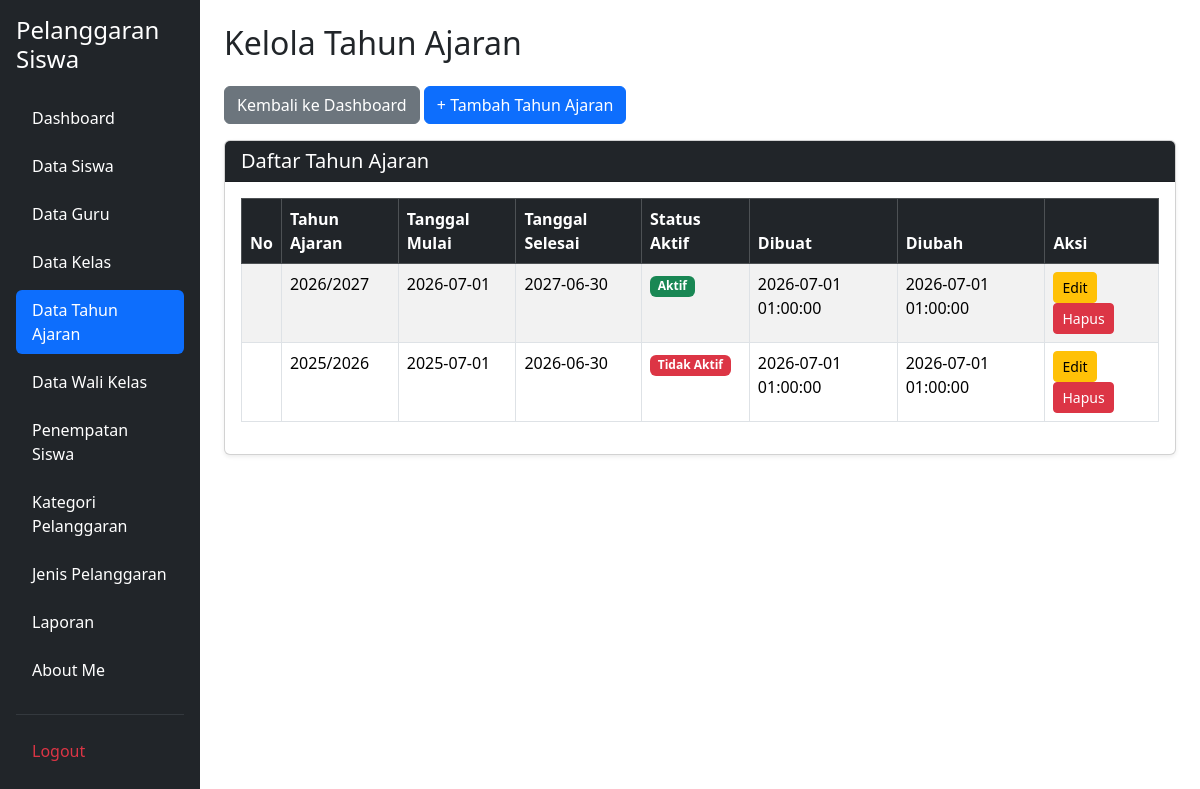
Before: /kelola_tahun_ajaran.php (signed in) with the older database file.
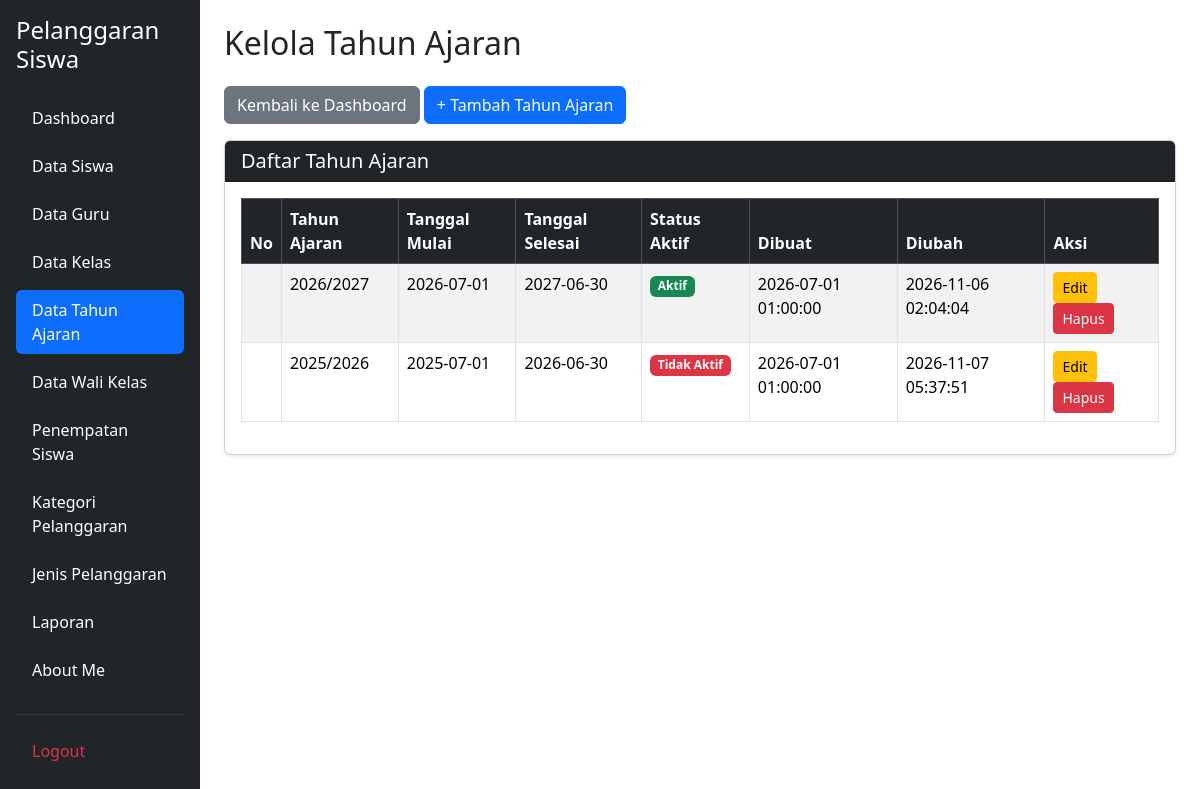
After: the same page with the newer database file.
### tables this page shows
CREATE TABLE `t_tahun_ajaran` (
  `id` int(11) NOT NULL,
  `nama` varchar(20) DEFAULT NULL,
  `tanggal_mulai` date NOT NULL,
  `tanggal_selesai` date NOT NULL,
  `status_aktif` tinyint(1) NOT NULL,
  `created_at` timestamp NOT NULL DEFAULT current_timestamp(),
  `updated_at` timestamp NOT NULL DEFAULT current_timestamp()
);

### kelola_tahun_ajaran.php (the view, shortened to what this page needs)
<?php
include 'config/koneksi.php';
$sql = "SELECT * FROM t_tahun_ajaran ORDER BY tanggal_mulai DESC";
$hasil = mysqli_query($koneksi, $sql);
?>
<!DOCTYPE html>
<html lang="id">
<head>
    <link href="https://cdn.jsdelivr.net/npm/bootstrap@5.3.8/dist/css/bootstrap.min.css" rel="stylesheet">
    <link href="https://cdn.datatables.net/2.3.4/css/dataTables.bootstrap5.min.css" rel="stylesheet">
</head>
<body>
<div class="container-fluid">
    <div class="row">
        <?php include 'layout/sidebar.php'; ?>
        <main class="col-md-9 col-lg-10 p-4">
            <h2 class="mb-4">Kelola Tahun Ajaran</h2>
            <div class="mb-3">
                <a href="dashboard.php" class="btn btn-secondary">
                    Kembali ke Dashboard
                </a>
                <a href="tambah_tahun_ajaran.php" class="btn btn-primary">
                    + Tambah Tahun Ajaran
                </a>
            </div>
            <div class="card shadow-sm">
                <div class="card-header bg-dark text-white">
                    <h5 class="mb-0">Daftar Tahun Ajaran</h5>
                </div>
                <div class="card-body">
                    <div class="table-responsive">
                        <table id="tabelTahunAjaran" class="table table-striped table-bordered table-hover">
                            <thead class="table-dark">
                                <tr>
                                    <th>No</th>
                                    <th>Tahun Ajaran</th>
                                    <th>Tanggal Mulai</th>
                                    <th>Tanggal Selesai</th>
                                    <th>Status Aktif</th>
                                    <th>Dibuat</th>
                                    <th>Diubah</th>
                                    <th>Aksi</th>
                                </tr>
                            </thead>
                            <tbody>
                                <?php while ($row = mysqli_fetch_assoc($hasil)) { ?>
                                    <tr>
                                        <td></td>
                                        <td><?= htmlspecialchars($row['nama']) ?></td>
                                        <td><?= htmlspecialchars($row['tanggal_mulai'] ?? '') ?></td>
                                        <td><?= htmlspecialchars($row['tanggal_selesai'] ?? '') ?></td>
                                        <td>
                                            <?php if ($row['status_aktif'] == 1) { ?>
                                                <span class="badge bg-success">Aktif</span>
                                            <?php } else { ?>
                                                <span class="badge bg-danger">Tidak Aktif</span>
                                            <?php } ?>
                                        </td>
                                        <td><?= htmlspecialchars($row['created_at'] ?? '') ?></td>
                                        <td><?= htmlspecialchars($row['updated_at'] ?? '') ?></td>
                                        <td>
                                            <a href="edit_tahun_ajaran.php?id=<?= urlencode($row['id']) ?>"
                                               class="btn btn-warning btn-sm">
                                                Edit
                                            </a>
                                            <a href="hapus_tahun_ajaran.php?id=<?= urlencode($row['id']) ?>"
                                               class="btn btn-danger btn-sm"
                                               onclick="return confirm('Yakin ingin menghapus data tahun ajaran ini?');">
                                                Hapus
                                            </a>
                                        </td>
                                    </tr>
                                <?php } ?>
                            </tbody>
                        </table>
                    </div>
                </div>
            </div>
        </main>
    </div>
</div>
</body>
</html>

### layout/sidebar.php (shortened to what this page needs)
    <?php
$current_page = basename($_SERVER['PHP_SELF']);
if ($_SESSION['role'] === "admin") {
?>
    <div class="col-md-3 col-lg-2 bg-dark min-vh-100 p-3">
        <h4 class="text-white mb-4">
            Pelanggaran Siswa
        </h4>
        <ul class="nav nav-pills flex-column">
            <li class="nav-item mb-2">
                <a href="dashboard.php"
                   class="nav-link <?= ($current_page == 'dashboard.php') ? 'active' : 'text-white' ?>">
                    Dashboard
                </a>
            </li>
            <li class="nav-item mb-2">
                <a href="kelola_siswa.php"
                   class="nav-link <?= ($current_page == 'kelola_siswa.php') ? 'active' : 'text-white' ?>">
                    Data Siswa
                </a>
            </li>
            <li class="nav-item mb-2">
                <a href="kelola_guru.php"
                   class="nav-link <?= ($current_page == 'kelola_guru.php') ? 'active' : 'text-white' ?>">
                    Data Guru
                </a>
            </li>
            <li class="nav-item mb-2">
                <a href="kelola_kelas.php"
                   class="nav-link <?= ($current_page == 'kelola_kelas.php') ? 'active' : 'text-white' ?>">
                    Data Kelas
                </a>
            </li>
            <li class="nav-item mb-2">
                <a href="kelola_tahun_ajaran.php"
                   class="nav-link <?= ($current_page == 'kelola_tahun_ajaran.php') ? 'active' : 'text-white' ?>">
                    Data Tahun Ajaran
                </a>
            </li>
            <li class="nav-item mb-2">
                <a href="kelola_wali_kelas.php"
                   class="nav-link <?= ($current_page == 'kelola_wali_kelas.php') ? 'active' : 'text-white' ?>">
                    Data Wali Kelas
                </a>
            </li>
            <li class="nav-item mb-2">
                <a href="penempatan_siswa.php"
                   class="nav-link <?= ($current_page == 'penempatan_siswa.php') ? 'active' : 'text-white' ?>">
                    Penempatan Siswa
                </a>
            </li>
            <li class="nav-item mb-2">
                <a href="kelola_pelanggaran_kategori.php"
                   class="nav-link <?= ($current_page == 'kelola_pelanggaran_kategori.php') ? 'active' : 'text-white' ?>">
                    Kategori Pelanggaran
                </a>
            </li>
            <li class="nav-item mb-2">
                <a href="kelola_jenis_pelanggaran.php"
                   class="nav-link <?= ($current_page == 'kelola_jenis_pelanggaran.php') ? 'active' : 'text-white' ?>">
                    Jenis Pelanggaran
                </a>
            </li>
             <li class="nav-item mb-2">
                <a href="laporan.php"
                   class="nav-link <?= ($current_page == 'laporan.php') ? 'active' : 'text-white' ?>">
                    Laporan
                </a>
            </li>
            <li class="nav-item mb-2">
                <a href="about_me.php"
                   class="nav-link <?= ($current_page == 'about_me.php') ? 'active' : 'text-white' ?>">
                    About Me
                </a>
            </li>
            <hr class="text-secondary">
            <li class="nav-item">
                <a href="logout.php" class="nav-link text-danger">
                    Logout
                </a>
            </li>
        </ul>
    </div>
<?php
}
?>

Changed rows visible on the page:
changed t_tahun_ajaran (number 1 of 2 on the later page): updated_at "2026-07-01 01:00:00" → "2026-11-06 02:04:04"
changed t_tahun_ajaran (number 2 of 2 on the later page): updated_at "2026-07-01 01:00:00" → "2026-11-07 05:37:51"
